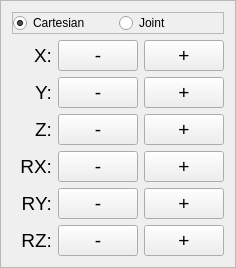
        <widget class="QFrame" name="frame_4">
         <property name="frameShape">
          <enum>QFrame::StyledPanel</enum>
         </property>
         <property name="frameShadow">
          <enum>QFrame::Raised</enum>
         </property>
         <layout class="QGridLayout" name="gridLayout_5">
          <item row="1" column="2">
           <widget class="QPushButton" name="jog_x_pos_button">
            <property name="font">
             <font>
              <pointsize>14</pointsize>
             </font>
            </property>
            <property name="text">
             <string>+</string>
            </property>
           </widget>
          </item>
          <item row="2" column="0">
           <widget class="QLabel" name="ax2_label">
            <property name="minimumSize">
             <size>
              <width>40</width>
              <height>0</height>
             </size>
            </property>
            <property name="maximumSize">
             <size>
              <width>40</width>
              <height>16777215</height>
             </size>
            </property>
            <property name="font">
             <font>
              <pointsize>14</pointsize>
             </font>
            </property>
            <property name="text">
             <string>Y:</string>
            </property>
            <property name="alignment">
             <set>Qt::AlignRight|Qt::AlignTrailing|Qt::AlignVCenter</set>
            </property>
           </widget>
          </item>
          <item row="4" column="1">
           <widget class="QPushButton" name="jog_rx_neg_button">
            <property name="font">
             <font>
              <pointsize>14</pointsize>
             </font>
            </property>
            <property name="text">
             <string>-</string>
            </property>
           </widget>
          </item>
          <item row="1" column="1">
           <widget class="QPushButton" name="jog_x_neg_button">
            <property name="font">
             <font>
              <pointsize>14</pointsize>
             </font>
            </property>
            <property name="text">
             <string>-</string>
            </property>
           </widget>
          </item>
          <item row="5" column="0">
           <widget class="QLabel" name="ax5_label">
            <property name="minimumSize">
             <size>
              <width>40</width>
              <height>0</height>
             </size>
            </property>
            <property name="maximumSize">
             <size>
              <width>40</width>
              <height>16777215</height>
             </size>
            </property>
            <property name="font">
             <font>
              <pointsize>14</pointsize>
             </font>
            </property>
            <property name="text">
             <string>RY:</string>
            </property>
            <property name="alignment">
             <set>Qt::AlignRight|Qt::AlignTrailing|Qt::AlignVCenter</set>
            </property>
           </widget>
          </item>
          <item row="5" column="2">
           <widget class="QPushButton" name="jog_ry_pos_button">
            <property name="font">
             <font>
              <pointsize>14</pointsize>
             </font>
            </property>
            <property name="text">
             <string>+</string>
            </property>
           </widget>
          </item>
          <item row="3" column="1">
           <widget class="QPushButton" name="jog_z_neg_button">
            <property name="font">
             <font>
              <pointsize>14</pointsize>
             </font>
            </property>
            <property name="text">
             <string>-</string>
            </property>
           </widget>
          </item>
          <item row="6" column="0">
           <widget class="QLabel" name="ax6_label">
            <property name="minimumSize">
             <size>
              <width>40</width>
              <height>0</height>
             </size>
            </property>
            <property name="maximumSize">
             <size>
              <width>40</width>
              <height>16777215</height>
             </size>
            </property>
            <property name="font">
             <font>
              <pointsize>14</pointsize>
             </font>
            </property>
            <property name="text">
             <string>RZ:</string>
            </property>
            <property name="alignment">
             <set>Qt::AlignRight|Qt::AlignTrailing|Qt::AlignVCenter</set>
            </property>
           </widget>
          </item>
          <item row="4" column="0">
           <widget class="QLabel" name="ax4_label">
            <property name="minimumSize">
             <size>
              <width>40</width>
              <height>0</height>
             </size>
            </property>
            <property name="maximumSize">
             <size>
              <width>40</width>
              <height>16777215</height>
             </size>
            </property>
            <property name="font">
             <font>
              <pointsize>14</pointsize>
             </font>
            </property>
            <property name="text">
             <string>RX:</string>
            </property>
            <property name="alignment">
             <set>Qt::AlignRight|Qt::AlignTrailing|Qt::AlignVCenter</set>
            </property>
           </widget>
          </item>
          <item row="3" column="0">
           <widget class="QLabel" name="ax3_label">
            <property name="minimumSize">
             <size>
              <width>40</width>
              <height>0</height>
             </size>
            </property>
            <property name="maximumSize">
             <size>
              <width>40</width>
              <height>16777215</height>
             </size>
            </property>
            <property name="font">
             <font>
              <pointsize>14</pointsize>
             </font>
            </property>
            <property name="text">
             <string>Z:</string>
            </property>
            <property name="alignment">
             <set>Qt::AlignRight|Qt::AlignTrailing|Qt::AlignVCenter</set>
            </property>
           </widget>
          </item>
          <item row="6" column="2">
           <widget class="QPushButton" name="jog_rz_pos_button">
            <property name="font">
             <font>
              <pointsize>14</pointsize>
             </font>
            </property>
            <property name="text">
             <string>+</string>
            </property>
           </widget>
          </item>
          <item row="6" column="1">
           <widget class="QPushButton" name="jog_rz_neg_button">
            <property name="font">
             <font>
              <pointsize>14</pointsize>
             </font>
            </property>
            <property name="text">
             <string>-</string>
            </property>
           </widget>
          </item>
          <item row="3" column="2">
           <widget class="QPushButton" name="jog_z_pos_button">
            <property name="font">
             <font>
              <pointsize>14</pointsize>
             </font>
            </property>
            <property name="text">
             <string>+</string>
            </property>
           </widget>
          </item>
          <item row="4" column="2">
           <widget class="QPushButton" name="jog_rx_pos_button">
            <property name="font">
             <font>
              <pointsize>14</pointsize>
             </font>
            </property>
            <property name="text">
             <string>+</string>
            </property>
           </widget>
          </item>
          <item row="2" column="2">
           <widget class="QPushButton" name="jog_y_pos_button">
            <property name="font">
             <font>
              <pointsize>14</pointsize>
             </font>
            </property>
            <property name="text">
             <string>+</string>
            </property>
           </widget>
          </item>
          <item row="2" column="1">
           <widget class="QPushButton" name="jog_y_neg_button">
            <property name="font">
             <font>
              <pointsize>14</pointsize>
             </font>
            </property>
            <property name="text">
             <string>-</string>
            </property>
           </widget>
          </item>
          <item row="5" column="1">
           <widget class="QPushButton" name="jog_ry_neg_button">
            <property name="font">
             <font>
              <pointsize>14</pointsize>
             </font>
            </property>
            <property name="text">
             <string>-</string>
            </property>
           </widget>
          </item>
          <item row="1" column="0">
           <widget class="QLabel" name="ax1_label">
            <property name="minimumSize">
             <size>
              <width>40</width>
              <height>0</height>
             </size>
            </property>
            <property name="maximumSize">
             <size>
              <width>40</width>
              <height>16777215</height>
             </size>
            </property>
            <property name="font">
             <font>
              <pointsize>14</pointsize>
             </font>
            </property>
            <property name="text">
             <string>X:</string>
            </property>
            <property name="alignment">
             <set>Qt::AlignRight|Qt::AlignTrailing|Qt::AlignVCenter</set>
            </property>
           </widget>
          </item>
          <item row="0" column="0" colspan="3">
           <widget class="QFrame" name="frame_10">
            <property name="maximumSize">
             <size>
              <width>16777215</width>
              <height>30</height>
             </size>
            </property>
            <property name="frameShape">
             <enum>QFrame::StyledPanel</enum>
            </property>
            <property name="frameShadow">
             <enum>QFrame::Raised</enum>
            </property>
            <layout class="QHBoxLayout" name="horizontalLayout">
             <property name="spacing">
              <number>2</number>
             </property>
             <property name="leftMargin">
              <number>0</number>
             </property>
             <property name="topMargin">
              <number>0</number>
             </property>
             <property name="rightMargin">
              <number>0</number>
             </property>
             <property name="bottomMargin">
              <number>0</number>
             </property>
             <item>
              <widget class="QRadioButton" name="cartesian_jog_radiobutton">
               <property name="text">
                <string>Cartesian</string>
               </property>
               <property name="checked">
                <bool>true</bool>
               </property>
              </widget>
             </item>
             <item>
              <widget class="QRadioButton" name="joint_jog_radiobutton">
               <property name="text">
                <string>Joint</string>
               </property>
              </widget>
             </item>
            </layout>
           </widget>
          </item>
         </layout>
        </widget>
